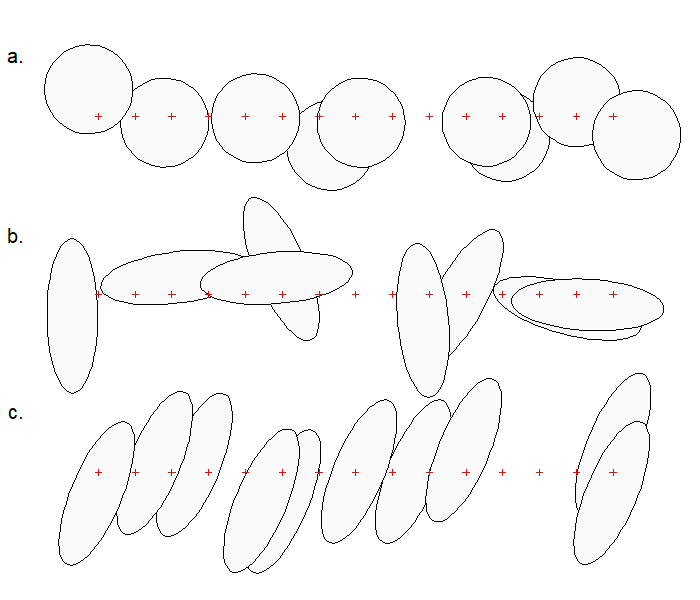

Here is the R script that generated this plot:
## 2024-03-04

library(secrBVN)

## gridaligned
tr0 <- make.grid(15,3, spacex = 125, spacey = 600, detector = 'proximity')
tr1 <- subset(tr0, tr0$y<75)
tr2 <- subset(tr0, tr0$y>75 & tr0$y<650)
tr3 <- subset(tr0, tr0$y>650)


png(width=700, height=600, file = 'd:/density communication/SECRbook/figures/alignment.png')

par(mfrow=c(1,1), xpd=T, cex = 1.0, mar=c(5,5,4,4), mgp=c(2.2,0.65,0))

plot(tr0, hide=TRUE, gridlines = FALSE, border=100)

set.seed(12345)
for (i in 1:3) {
 if (i==1) {
  tr <- tr3
  th <- 0
  s2xy <- 25^2 * c(1, 1)
 }
 else if (i==2) {
  tr <- tr2
  th <- NULL
  s2xy <- 25^2 * c(1/3, 3)
  
 }
 else {
  tr <- tr1
  th <- 0.4
  s2xy <- 25^2 * c(1/3, 3)
 }
 
 pop <- simpopn.bvn(s2xy = s2xy*6, core = tr, buffer = 100, D = 0.2, theta = th)
 plotpopn.bvn(pop, col = grey(0.98), add = TRUE)
 plot(tr, add=T, det.par=list(cex=0.7))
}

text(-280, c(0,600,1200)+200, c('c.','b.','a.'), cex=1.7)

dev.off()